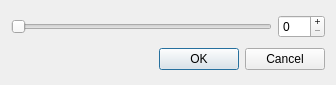
<?xml version="1.0" encoding="UTF-8"?>
<ui version="4.0">
 <class>LimitDialog</class>
 <widget class="QDialog" name="LimitDialog">
  <property name="geometry">
   <rect>
    <x>0</x>
    <y>0</y>
    <width>336</width>
    <height>85</height>
   </rect>
  </property>
  <property name="windowTitle">
   <string>Download Limit</string>
  </property>
  <layout class="QVBoxLayout" name="verticalLayout">
   <item>
    <layout class="QHBoxLayout" name="horizontalLayout_2">
     <item>
      <widget class="QSlider" name="slidLimit">
       <property name="maximum">
        <number>999</number>
       </property>
       <property name="pageStep">
        <number>5</number>
       </property>
       <property name="orientation">
        <enum>Qt::Horizontal</enum>
       </property>
      </widget>
     </item>
     <item>
      <widget class="QSpinBox" name="spinLimit">
       <property name="buttonSymbols">
        <enum>QAbstractSpinBox::PlusMinus</enum>
       </property>
       <property name="maximum">
        <number>999</number>
       </property>
      </widget>
     </item>
    </layout>
   </item>
   <item>
    <layout class="QHBoxLayout" name="horizontalLayout">
     <item>
      <spacer name="horizontalSpacer">
       <property name="orientation">
        <enum>Qt::Horizontal</enum>
       </property>
       <property name="sizeHint" stdset="0">
        <size>
         <width>40</width>
         <height>20</height>
        </size>
       </property>
      </spacer>
     </item>
     <item>
      <widget class="QPushButton" name="btnOk">
       <property name="text">
        <string>OK</string>
       </property>
       <property name="icon">
        <iconset resource="images.qrc">
         <normaloff>:/images/icons/dialog-ok.png</normaloff>:/images/icons/dialog-ok.png</iconset>
       </property>
      </widget>
     </item>
     <item>
      <widget class="QPushButton" name="btnCancel">
       <property name="text">
        <string>Cancel</string>
       </property>
       <property name="icon">
        <iconset resource="images.qrc">
         <normaloff>:/images/icons/dialog-cancel.png</normaloff>:/images/icons/dialog-cancel.png</iconset>
       </property>
      </widget>
     </item>
    </layout>
   </item>
  </layout>
 </widget>
 <resources>
  <include location="images.qrc"/>
 </resources>
 <connections/>
</ui>
